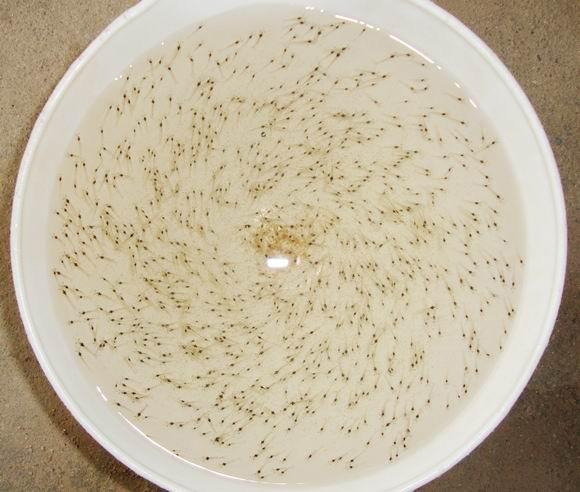
#> input picture xiami.jpg, 580 x 492 px
$ python 09006.py
#> lines starting #> are read from the running program, lines starting #| are printed output that depends on the picture
# -*- coding:utf-8 -*-

import cv2
import numpy as np
from matplotlib import pyplot as plt

img = cv2.imread('xiami.jpg', 0)
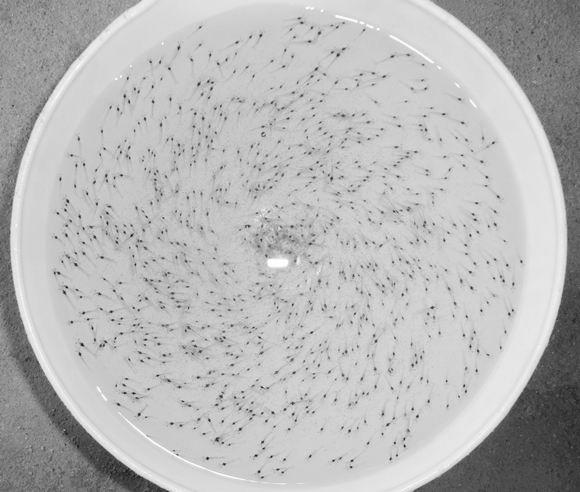
#> img: shape (492, 580); min 7, max 255, mean 184

# 双边滤波
img2 = cv2.bilateralFilter(img, 9, 75, 75)
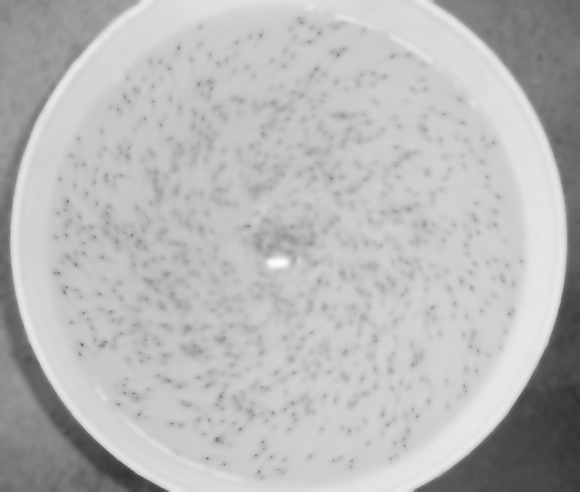
#> img2: shape (492, 580); min 49, max 252, mean 184.4
# 高斯模糊
img3 = cv2.GaussianBlur(img, (5, 5), 0)

plt.subplot(1, 3, 1), plt.imshow(img, 'gray'), plt.title('src'), plt.xticks([]), plt.yticks([])
plt.subplot(1, 3, 2), plt.imshow(img2, 'gray'), plt.title('bilater'), plt.xticks([]), plt.yticks([])
plt.subplot(1, 3, 3), plt.imshow(img3, 'gray'), plt.title('gauss'), plt.xticks([]), plt.yticks([])
plt.show()
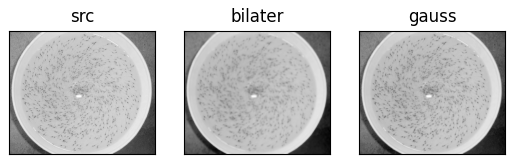
#> figure drawn by matplotlib, 3 panels

$ run again, with fb.jpg copied over xiami.jpg
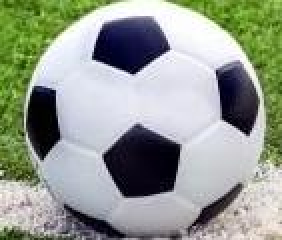
#> input picture fb.jpg, 141 x 120 px (shown 2 times larger)
#> `img3 = cv2.GaussianBlur(img, (5, 5), 0)`:
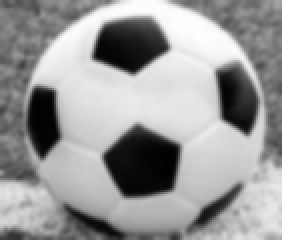
#> img3: shape (120, 141) (shown 2 times larger); min 1, max 254, mean 153.1
#> `plt.show()`:
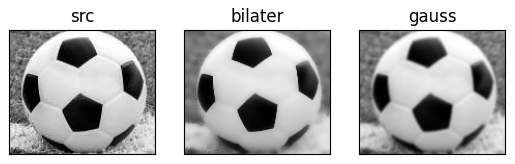
#> figure drawn by matplotlib, 3 panels
